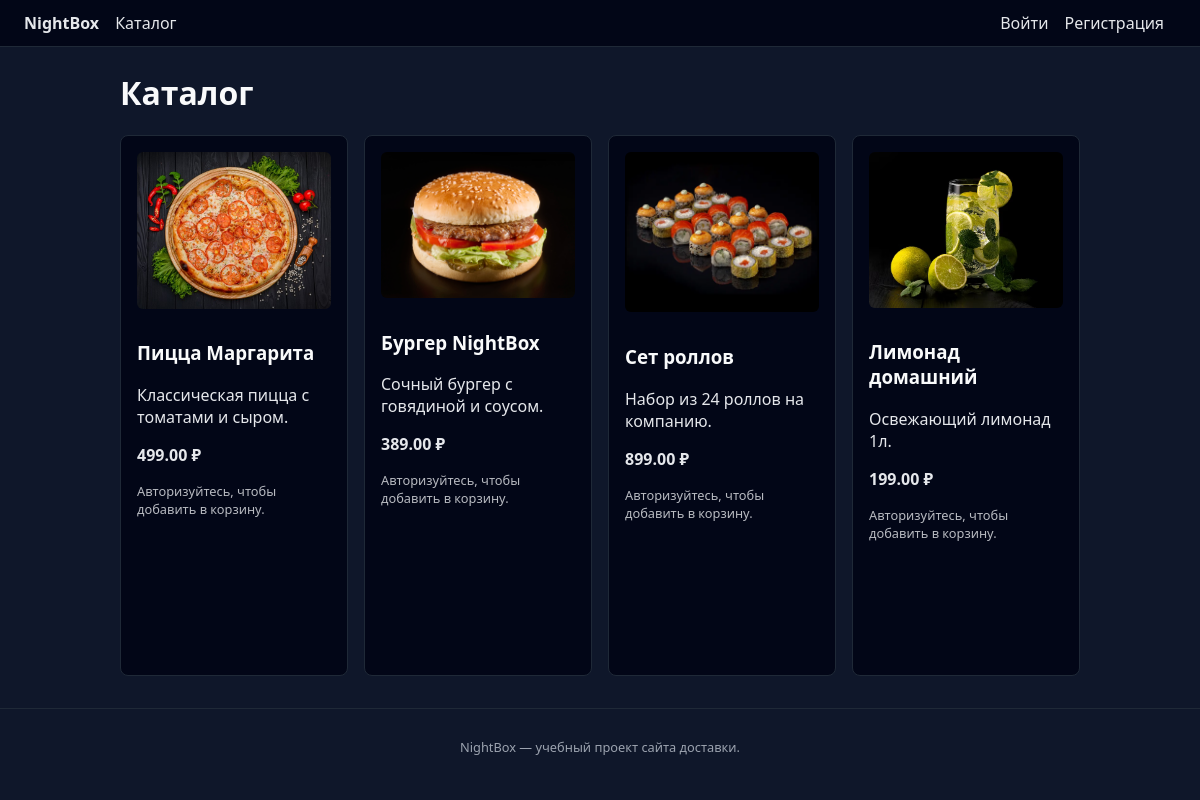
The app's page /catalog, older data.
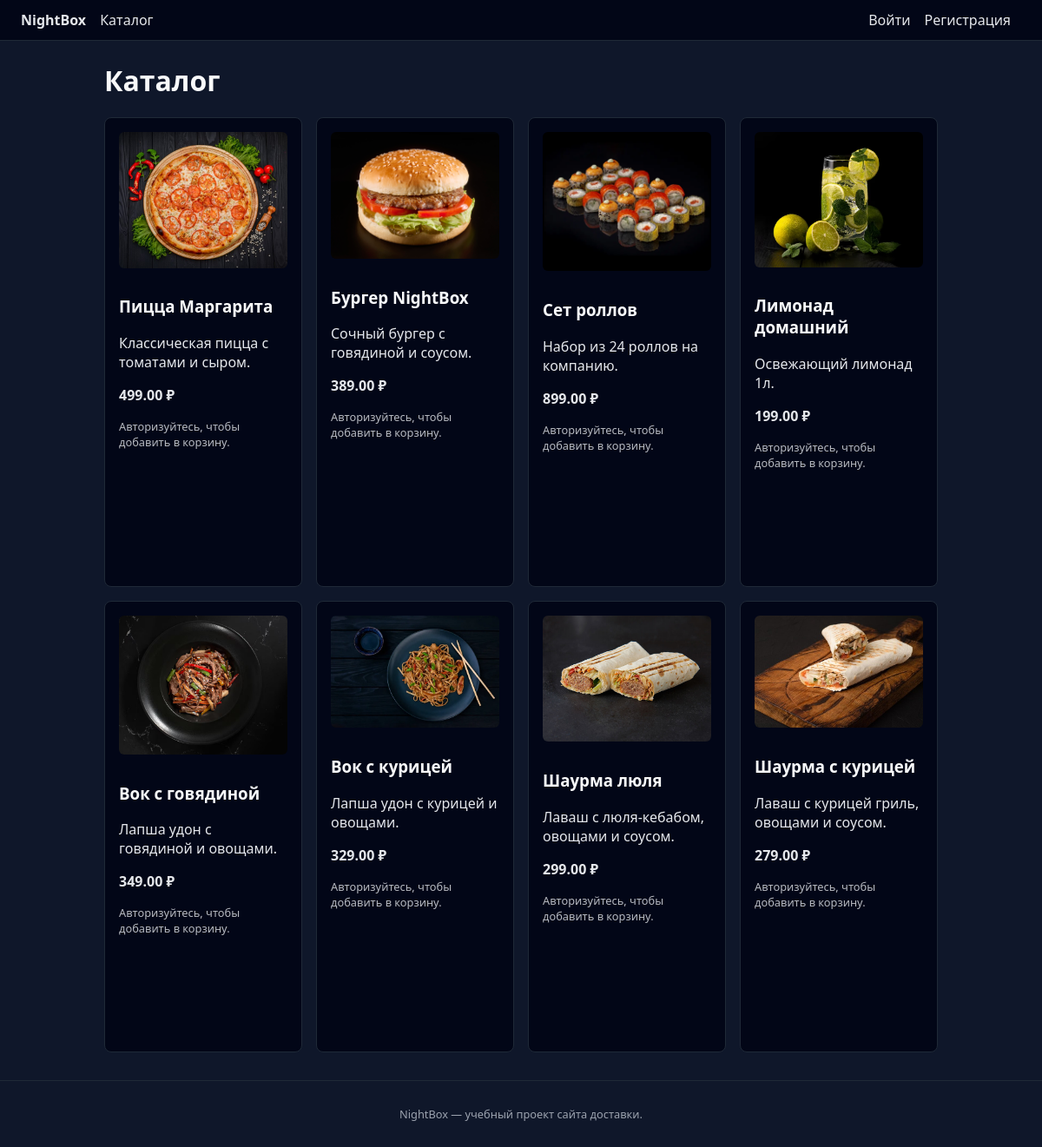
The same page, newer data.
### app.py (models this page shows)
class Product(db.Model):
    __tablename__ = "products"
    id = db.Column(db.Integer, primary_key=True)
    name = db.Column(db.String(100), nullable=False)
    description = db.Column(db.String(255), nullable=False)
    price = db.Column(db.Float, nullable=False)

### app.py (the view)
@app.route("/catalog")
def catalog():
    products = Product.query.all()
    return render_template("catalog.html", products=products)

### app.py (called while the page is built)
@app.before_request
def load_current_user():
    user_id = session.get("user_id")
    if user_id is None:
        g.current_user = None
    else:
        g.current_user = User.query.get(user_id)

### templates/catalog.html (shortened to what this page needs)
{% extends "base.html" %}
{% block content %}
    <h1>Каталог</h1>
    <div class="cards">
        {% for product in products %}
            <div class="card">
                {% if "Пицца" in product.name %}
                    <img class="card-img" src="{{ url_for('static', filename='img/pizza-margherita.jpg') }}" alt="Пицца Маргарита">
                {% elif "Бургер" in product.name %}
                    <img class="card-img" src="{{ url_for('static', filename='img/burger.jpg') }}" alt="Бургер">
                {% elif "роллов" in product.name %}
                    <img class="card-img" src="{{ url_for('static', filename='img/rolls.jpg') }}" alt="Роллы">
                {% elif "Лимонад" in product.name %}
                    <img class="card-img" src="{{ url_for('static', filename='img/lemonade.jpg') }}" alt="Лимонад">
                {% elif "Вок с говядиной" in product.name %}
                    <img class="card-img" src="{{ url_for('static', filename='img/wok_beef.jpg') }}" alt="Вок с говядиной">
                {% elif "Вок с курицей" in product.name %}
                    <img class="card-img" src="{{ url_for('static', filename='img/wok_chicken.jpg') }}" alt="Вок с курицей">
                {% elif "Шаурма люля" in product.name %}
                    <img class="card-img" src="{{ url_for('static', filename='img/shaurma_lula.jpg') }}" alt="Шаурма люля">
                {% elif "Шаурма с курицей" in product.name %}
                    <img class="card-img" src="{{ url_for('static', filename='img/shaurma_chicken.jpg') }}" alt="Шаурма с курицей">
                {% endif %}
                <h3>{{ product.name }}</h3>
                <p>{{ product.description }}</p>
                <p class="price">{{ "%.2f"|format(product.price) }} ₽</p>
                {% if g.current_user %}
                    <form method="post" action="{{ url_for('add_to_cart', product_id=product.id) }}">
                        <button type="submit">В корзину</button>
                    </form>
                {% else %}
                    <p class="hint">Авторизуйтесь, чтобы добавить в корзину.</p>
                {% endif %}
            </div>
        {% endfor %}
    </div>
{% endblock %}

### templates/base.html (shortened to what this page needs)
<!doctype html>
<html lang="ru">
<head>
    <link rel="stylesheet" href="{{ url_for('static', filename='css/style.css') }}">
</head>
<body>
<header class="navbar">
    <div class="navbar-left">
        <a href="{{ url_for('index') }}" class="logo">NightBox</a>
        <a href="{{ url_for('catalog') }}">Каталог</a>
    </div>
    <div class="navbar-right">
        {% if g.current_user %}
            <span class="navbar-user">Привет, {{ g.current_user.name }}!</span>
            <a href="{{ url_for('profile') }}">Профиль</a>
            <a href="{{ url_for('cart') }}">Корзина</a>
            <a href="{{ url_for('logout') }}">Выйти</a>
        {% else %}
            <a href="{{ url_for('login') }}">Войти</a>
            <a href="{{ url_for('register') }}">Регистрация</a>
        {% endif %}
    </div>
</header>
<main class="container">
    {% block content %}{% endblock %}
</main>
<footer class="footer">
    <p>NightBox — учебный проект сайта доставки.</p>
</footer>
</body>
</html>

### static/css/style.css (style rules this page uses)
body { margin: 0; font-family: system-ui, -apple-system, BlinkMacSystemFont, "Segoe UI", sans-serif; background: #0f172a; color: #e5e7eb; }
.navbar { display: flex; justify-content: space-between; align-items: center; padding: 12px 24px; background: #020617; border-bottom: 1px solid #1f2937; }
.navbar a { color: #e5e7eb; text-decoration: none; margin-right: 12px; }
.logo { font-weight: 700; margin-right: 16px; }
.container { max-width: 960px; margin: 24px auto; padding: 0 16px; }
h1, h2, h3 { color: #f9fafb; }
.cards { display: grid; grid-template-columns: repeat(auto-fit, minmax(220px, 1fr)); gap: 16px; margin-top: 16px; }
.card { background: #020617; border-radius: 8px; padding: 16px; padding-bottom: 120px; border: 1px solid #1f2937; position: relative; }
.price { font-weight: 600; margin-top: 8px; }
.hint { font-size: 0.8rem; opacity: 0.8; }
.footer { text-align: center; padding: 16px; font-size: 0.8rem; color: #9ca3af; border-top: 1px solid #1f2937; margin-top: 32px; }
.card-img { width: 100%; border-radius: 6px; margin-bottom: 8px; object-fit: cover; max-height: 160px; }

Row changes from the older to the newer data that the page shows:
added Product: name "Вок с говядиной", description "Лапша удон с говядиной и овощами.", price "349.00"
added Product: name "Вок с курицей", description "Лапша удон с курицей и овощами.", price "329.00"
added Product: name "Шаурма люля", description "Лаваш с люля-кебабом, овощами и соусом.", price "299.00"
added Product: name "Шаурма с курицей", description "Лаваш с курицей гриль, овощами и соусом.", price "279.00"
